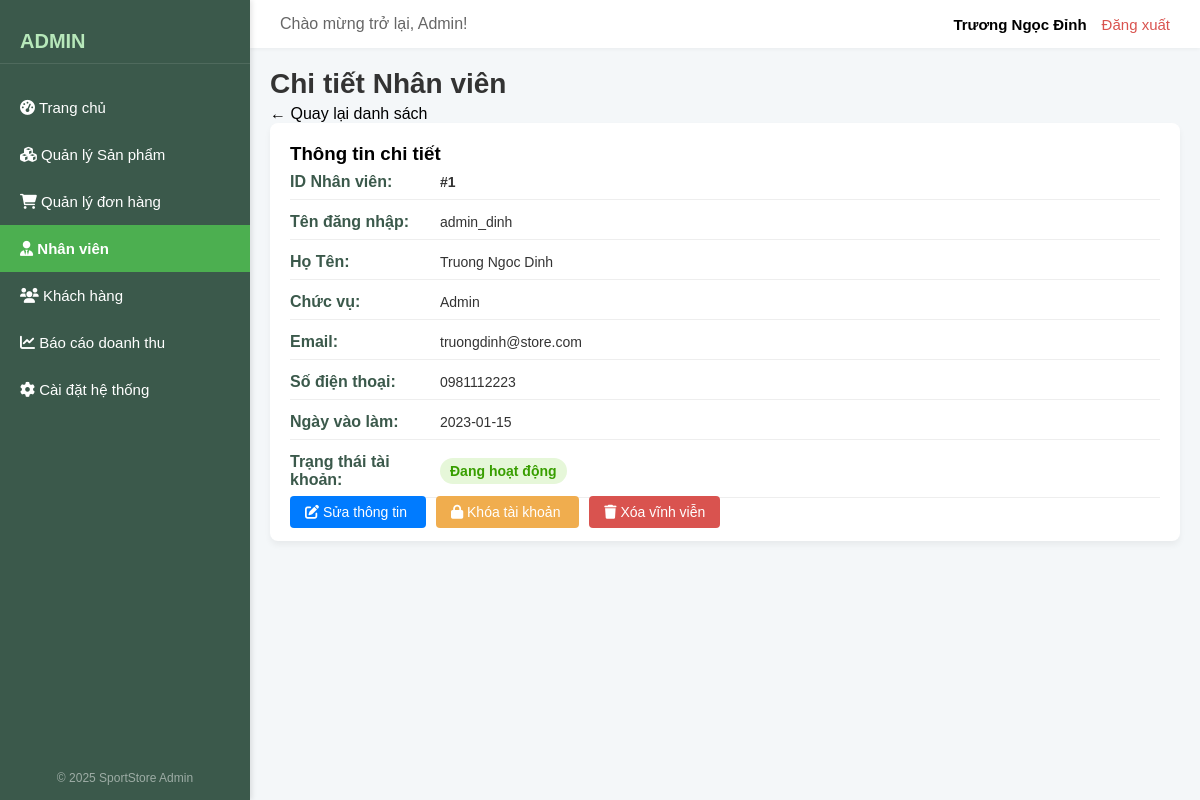
The app's page /admin/Nhanviens/detail.php?id=1 with its own data.
### tables this page shows
CREATE TABLE IF NOT EXISTS `nhanvien` (
  `nhanvien_id` int NOT NULL AUTO_INCREMENT,
  `taikhoan_id` int NOT NULL,
  `ho_ten` varchar(100) NOT NULL,
  `chuc_vu` varchar(50) DEFAULT NULL,
  `ngay_vao_lam` date DEFAULT NULL,
  `sdt` varchar(15) DEFAULT NULL,
  `email` varchar(100) DEFAULT NULL,
  PRIMARY KEY (`nhanvien_id`),
  UNIQUE KEY `taikhoan_id` (`taikhoan_id`)
);

CREATE TABLE IF NOT EXISTS `taikhoan` (
  `taikhoan_id` int NOT NULL AUTO_INCREMENT,
  `ten_dangnhap` varchar(50) NOT NULL,
  `mat_khau` varchar(255) NOT NULL,
  `vai_tro` varchar(20) NOT NULL COMMENT 'khachhang, nhanvien, admin',
  `trang_thai` varchar(20) NOT NULL DEFAULT 'active',
  PRIMARY KEY (`taikhoan_id`),
  UNIQUE KEY `ten_dangnhap` (`ten_dangnhap`)
);

### classes/DB.class.php (called while the page is built, shortened)
<?php
class DB
{
    private $conn;
    public function __construct()
    {
        $database = new Database();
        $this->conn = $database->getConnection();
    }
    public function selectOne($sql)
    {
        $result = $this->conn->query($sql);
        if ($result && $result->num_rows > 0) {
            $row = $result->fetch_object();
            return $row;
        }
        return null;
    }
}

### config/connect.php (called while the page is built, shortened)
<?php
class Database
{
    public function getConnection()
    {
        $this->conn = new mysqli(HOST, DB_USER, DB_PASS, DB_NAME);
        $this->conn->set_charset("utf8");
        return $this->conn;
    }
}

### controller/NhanvienController.php (called while the page is built, shortened)
<?php
$root_path = dirname(__DIR__);
require_once $root_path . '/config/connect.php';
require_once $root_path . '/classes/DB.class.php';
require_once $root_path . '/classes/Nhanvien.class.php';
class NhanvienController
{
    private $nhanvienModel;
    public function __construct()
    {
        $this->nhanvienModel = new Nhanvien();
    }
    public function detail($id)
    {
        $nhanvien = null;
        $message = null;
        if ($this->nhanvienModel->readOne($id)) {
            $nhanvien = (object)[
                'nhanvien_id' => $this->nhanvienModel->nhanvien_id,
                'ho_ten' => $this->nhanvienModel->ho_ten,
                'email' => $this->nhanvienModel->email,
                'sdt' => $this->nhanvienModel->sdt,
                'chuc_vu' => $this->nhanvienModel->chuc_vu,
                'ngay_vao_lam' => $this->nhanvienModel->ngay_vao_lam,
                'ten_dangnhap' => $this->nhanvienModel->ten_dangnhap,
                'trang_thai' => $this->nhanvienModel->trang_thai,
            ];
        } else {
            $message = "Lỗi: Không tìm thấy Nhân viên có ID " . $id;
        }
        return [
            'nhanvien' => $nhanvien,
            'message' => $message
        ];
    }
}

### classes/Nhanvien.class.php (called while the page is built, shortened)
<?php
class Nhanvien
{
    private $db;
    private $table_nhanvien = 'nhanvien';
    private $table_taikhoan = 'taikhoan';
    public function __construct()
    {
        $this->db = new DB();
    }
    public function readOne($id)
    {
        $safe_id = (int)$id;
        $query = "
            SELECT
                nv.*, tk.ten_dangnhap, tk.trang_thai
            FROM
                " . $this->table_nhanvien . " nv
            JOIN
                " . $this->table_taikhoan . " tk ON nv.taikhoan_id = tk.taikhoan_id
            WHERE
                nv.nhanvien_id = $safe_id
            LIMIT 0,1";
        $row = $this->db->selectOne($query);
        if ($row) {
            $this->nhanvien_id = $row->nhanvien_id ?? null;
            $this->ho_ten = $row->ho_ten ?? null;
            $this->email = $row->email ?? null;
            $this->sdt = $row->sdt ?? null;
            $this->chuc_vu = $row->chuc_vu ?? null;
            $this->ngay_vao_lam = $row->ngay_vao_lam ?? null;
            $this->ten_dangnhap = $row->ten_dangnhap ?? null;
            $this->trang_thai = $row->trang_thai ?? null;
            return true;
        }
        return false;
    }
    public static function getStatusText($status_code)
    {
        switch ((string)$status_code) {
            case '1':
            case 'active':
                return 'Đang hoạt động';
        };
    }
    public static function getStatusClass($status_code)
    {
        switch ((string)$status_code) {
            case '1':
            case 'active':
                return 'completed';
        }
    }
}

### admin/Nhanviens/detail.php (the view, shortened to what this page needs)
<?php
require_once '../includes/admin_header.php';
require_once '../../controller/NhanvienController.php';
require_once '../../classes/Nhanvien.class.php';
$nhanvien_id = isset($_GET['id']) ? (int)$_GET['id'] : 0;
$controller = new NhanvienController();
$data = $controller->detail($nhanvien_id);
$nhanvien = $data['nhanvien'];
?>
<h1>Chi tiết Nhân viên</h1>
<p><a href="index.php">← Quay lại danh sách</a></p>
<?php if ($nhanvien): ?>
    <div class="form-container">
        <h3>Thông tin chi tiết</h3>
        <div class="form-group">
            <label>ID Nhân viên:</label>
            <p><strong>#<?php echo htmlspecialchars($nhanvien->nhanvien_id); ?></strong></p>
        </div>
        <div class="form-group">
            <label>Tên đăng nhập:</label>
            <p><?php echo htmlspecialchars($nhanvien->ten_dangnhap); ?></p>
        </div>
        <div class="form-group">
            <label>Họ Tên:</label>
            <p><?php echo htmlspecialchars($nhanvien->ho_ten); ?></p>
        </div>
        <div class="form-group">
            <label>Chức vụ:</label>
            <p><?php echo htmlspecialchars($nhanvien->chuc_vu ?? ''); ?></p>
        </div>
        <div class="form-group">
            <label>Email:</label>
            <p><?php echo htmlspecialchars($nhanvien->email); ?></p>
        </div>
        <div class="form-group">
            <label>Số điện thoại:</label>
            <p><?php echo htmlspecialchars($nhanvien->sdt ?? ''); ?></p>
        </div>
        <div class="form-group">
            <label>Ngày vào làm:</label>
            <p><?php echo htmlspecialchars($nhanvien->ngay_vao_lam ?? ''); ?></p>
        </div>
        <div class="form-group">
            <label>Trạng thái tài khoản:</label>
            <p>
                <?php
                $status_text = Nhanvien::getStatusText($nhanvien->trang_thai);
                $status_class = Nhanvien::getStatusClass($nhanvien->trang_thai);
                ?>
                <span class="status-badge <?php echo $status_class; ?>">
                    <?php echo $status_text; ?>
                </span>
            </p>
        </div>
        <div class="detail-actions">
            <a href="edit.php?id=<?php echo $nhanvien->nhanvien_id; ?>" class="export-btn" style="background-color: #007bff; margin-right: 10px;">
                <i class="fa fa-edit"></i> Sửa thông tin
            </a>
            <?php if ((string)$nhanvien->trang_thai === '1' || (string)$nhanvien->trang_thai === 'active'): ?>
                <a href="lock.php?id=<?php echo $nhanvien->nhanvien_id; ?>" class="export-btn" style="background-color: #f0ad4e; margin-right: 10px;" onclick="return confirm('Xác nhận KHÓA tài khoản này?')">
                    <i class="fa fa-lock"></i> Khóa tài khoản
                </a>
            <?php else: ?>
                <a href="unlock.php?id=<?php echo $nhanvien->nhanvien_id; ?>" class="export-btn" style="background-color: #5cb85c; margin-right: 10px;" onclick="return confirm('Xác nhận MỞ KHÓA tài khoản này?')">
                    <i class="fa fa-unlock"></i> Mở khóa tài khoản
                </a>
            <?php endif; ?>
            <a href="delete.php?id=<?php echo $nhanvien->nhanvien_id; ?>" class="export-btn" style="background-color: #d9534f;" onclick="return confirm('CẢNH BÁO: Bạn có chắc chắn muốn XÓA VĨNH VIỄN nhân viên này? Thao tác này không thể hoàn tác.')">
                <i class="fa fa-trash"></i> Xóa vĩnh viễn
            </a>
        </div>
    </div>
<?php endif; ?>
<?php
require_once '../includes/admin_footer.php';
?>

### assets/css/admin_style.css (style rules this page uses)
* { margin: 0; padding: 0; box-sizing: border-box; font-family: Arial, sans-serif; }
a { text-decoration: none; color: inherit; }
body { background-color: #f4f7f9; }
.dashboard-content h1 { font-size: 28px; color: #333; margin-bottom: 5px; }
.export-btn { background-color: #28a745; color: white; padding: 8px 15px; border-radius: 4px; font-size: 14px; }
.status-badge { padding: 5px 10px; border-radius: 15px; font-size: 12px; font-weight: bold; display: inline-block; }
.status-badge.completed { background-color: #e6f7d9; color: #389e00; }
.form-container { background-color: white; padding: 20px; border-radius: 8px; box-shadow: 0 4px 6px rgba(0, 0, 0, 0.05); }
.form-group { margin-bottom: 5px; padding: 8px 0; display: flex; align-items: center; border-bottom: 1px solid #eee; }
.form-group label { width: 150px; min-width: 150px; font-weight: bold; color: #3b594b; margin-bottom: 0; padding-top: 0; }
.form-group p, .form-group span { margin: 0; flex-grow: 1; color: #333; font-size: 14px; }
h1 { color: #333; margin-bottom: 20px; font-size: 1.8em; }

### records on screen
nhanvien: nhanvien_id "1", taikhoan.ten_dangnhap "admin_dinh", ho_ten "Truong Ngoc Dinh", chuc_vu "Admin", email "truongdinh@store.com", sdt "0981112223", ngay_vao_lam "2023-01-15", taikhoan.trang_thai "Đang hoạt động"
